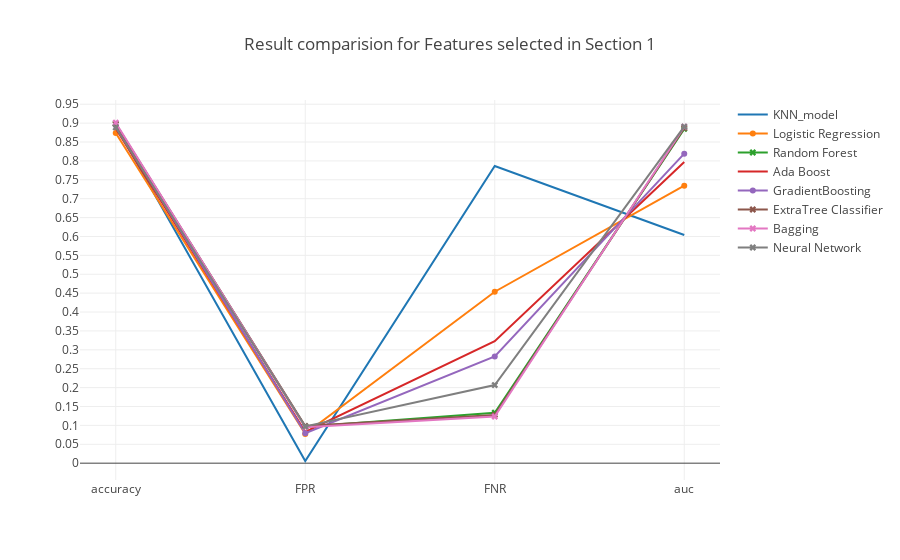

The code cell stored with this chart in its notebook:
### Markdown cell above
### <a id='1.A' style="text-decoration : none; color : #000000;"> A Results</a>

### Code cell
trace0 = go.Scatter(x=table_80_50_test.iloc[0].index.values[[0,5,6,7]],
                    y=table_80_50_test.iloc[0].values[[0,5,6,7]],
                    mode = 'lines',
                    name = 'KNN_model')

trace1 = go.Scatter(x=table_80_50_test.iloc[1].index.values[[0,5,6,7]],
                    y=table_80_50_test.iloc[1].values[[0,5,6,7]],
                    mode = 'lines+markers',
                    name = 'Logistic Regression')

trace2 = go.Scatter(x=table_80_50_test.iloc[2].index.values[[0,5,6,7]],
                    y=table_80_50_test.iloc[2].values[[0,5,6,7]],
                    mode = 'lines+markers',marker=dict(symbol='x'),
                    name = 'Random Forest')


trace3 = go.Scatter(x=table_80_50_test.iloc[3].index.values[[0,5,6,7]],
                    y=table_80_50_test.iloc[3].values[[0,5,6,7]],
                    mode = 'lines',
                    name = 'Ada Boost')

trace4 = go.Scatter(x=table_80_50_test.iloc[4].index.values[[0,5,6,7]],
                    y=table_80_50_test.iloc[4].values[[0,5,6,7]],
                    mode = 'lines+markers',
                    name = 'GradientBoosting')

trace5 = go.Scatter(x=table_80_50_test.iloc[5].index.values[[0,5,6,7]],
                    y=table_80_50_test.iloc[5].values[[0,5,6,7]],
                    mode = 'lines+markers',marker=dict(symbol='x'),
                    name = 'ExtraTree Classifier')

trace6 = go.Scatter(x=table_80_50_test.iloc[6].index.values[[0,5,6,7]],
                    y=table_80_50_test.iloc[6].values[[0,5,6,7]],
                    mode = 'lines+markers',marker=dict(symbol='x'),
                    name = 'Bagging')

trace7 = go.Scatter(x=table_80_50_test.iloc[7].index.values[[0,5,6,7]],
                    y=table_80_50_test.iloc[7].values[[0,5,6,7]],
                    mode = 'lines+markers',marker=dict(symbol='x'),
                    name = 'Neural Network')



data = [trace0, trace1, trace2, trace3, trace4, trace5, trace6, trace7]
layout = go.Layout(yaxis=dict(tick0=0,dtick=0.05),title='Result comparision for Features selected in Section 1')
fig = go.Figure(data=data, layout=layout)

iplot(fig, filename='Result')

### Figure 1 — Plotly figure (JSON) as saved in the notebook; plotly's stock layout.template omitted (floating-point values rounded to 4 significant figures)
{"data": [{"mode": "lines", "name": "KNN_model", "type": "scatter", "uid": "31c4e58c-2bc0-48ab-8c2c-4b3b3b1f5e16", "x": ["accuracy", "FPR", "FNR", "auc"], "y": [0.8929, 0.005763, 0.7866, 0.6038]}, {"mode": "lines+markers", "name": "Logistic Regression", "type": "scatter", "uid": "f43f855a-0dd0-4b81-85e7-f0d0feed1378", "x": ["accuracy", "FPR", "FNR", "auc"], "y": [0.8737, 0.07742, 0.4538, 0.7344]}, {"marker": {"symbol": "x"}, "mode": "lines+markers", "name": "Random Forest", "type": "scatter", "uid": "78568428-f3e1-48c7-a626-49eec10d10a8", "x": ["accuracy", "FPR", "FNR", "auc"], "y": [0.8986, 0.09659, 0.1336, 0.8849]}, {"mode": "lines", "name": "Ada Boost", "type": "scatter", "uid": "0872ff7e-0a74-44b5-b311-dce2fffa6819", "x": ["accuracy", "FPR", "FNR", "auc"], "y": [0.8861, 0.08281, 0.3227, 0.7972]}, {"mode": "lines+markers", "name": "GradientBoosting", "type": "scatter", "uid": "c85aea9a-b744-4744-ad7e-bc257b32a2dc", "x": ["accuracy", "FPR", "FNR", "auc"], "y": [0.8944, 0.0793, 0.2824, 0.8192]}, {"marker": {"symbol": "x"}, "mode": "lines+markers", "name": "ExtraTree Classifier", "type": "scatter", "uid": "4a8a41b8-4a37-40b3-b7a9-5676cc5be075", "x": ["accuracy", "FPR", "FNR", "auc"], "y": [0.8978, 0.09835, 0.1277, 0.887]}, {"marker": {"symbol": "x"}, "mode": "lines+markers", "name": "Bagging", "type": "scatter", "uid": "3579d523-39cf-4b44-ab26-bc959be063af", "x": ["accuracy", "FPR", "FNR", "auc"], "y": [0.901, 0.09534, 0.1235, 0.8906]}, {"marker": {"symbol": "x"}, "mode": "lines+markers", "name": "Neural Network", "type": "scatter", "uid": "3314672b-34ce-45e4-a23d-86f9cc46594c", "x": ["accuracy", "FPR", "FNR", "auc"], "y": [0.8886, 0.09722, 0.2067, 0.8906]}], "layout": {"title": "Result comparision for Features selected in Section 1", "yaxis": {"dtick": 0.05, "tick0": 0}}}
